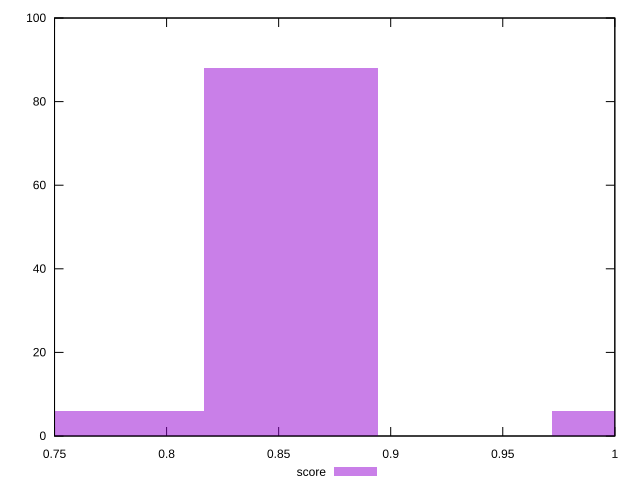

Write the gnuplot code that produced this figure.
reset

$score <<EOF
0.8554325535548158 88
0.7776659577771052 6
1.010965745110237 6
EOF

set key outside below
set boxwidth 0.07776659577771053
set xrange [0.75:1]
set yrange [0:100]
set trange [0:100]
set style fill transparent solid 0.5 noborder
set terminal svg size 640, 490 enhanced background rgb 'white'
set output "report_0_00242021-02-20T12:25:28.543Z/unused-css-rules/samples/pages+cached+noadtech/score/histogram.svg"

plot $score title "score" with boxes

reset
